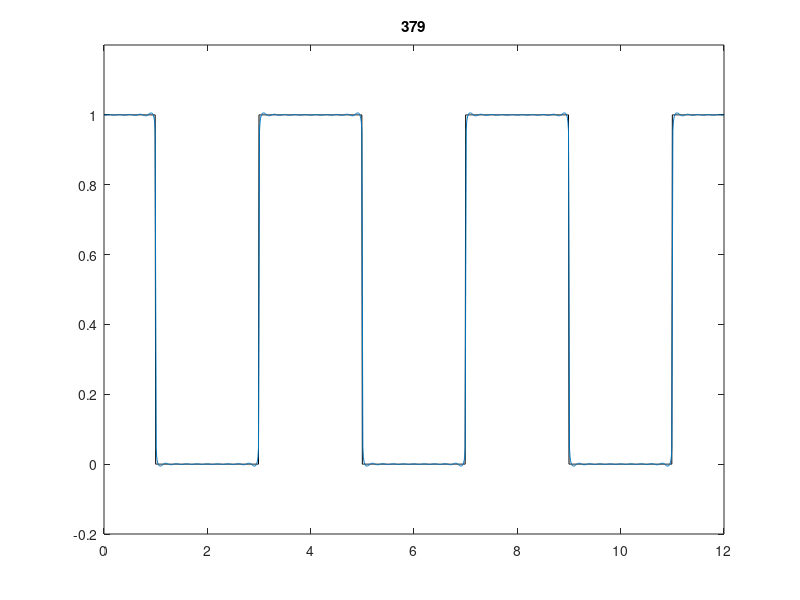

The MATLAB source for this figure:
%Skriptet demosntrerar hur man syntetiserar en periodisk signal med den
%?ndliga Fourier Serier Syntesen med N ak koefficienter. 
close all
clear
clc

N=379; %Antal koefficienter i syntesen 
T0=4; %Periodtiden f?r signalen
t=0:0.01:3*T0; %tidsvektorn

%h?r skapas original signal i detta fall en ren fyrkantsv?g
ph=(length(t)-1)/6;
original=[ones(1,ph/2) zeros(1,ph) ones(1,ph) zeros(1,ph) ones(1,ph) zeros(1,ph) ones(1,ph/2) 1];

%Syntes for-loopen med plott f?r varje tillagd komponent ak
%fyrkantsv?gen har 0 i j?mna k komponenter.
xN=0.5*ones(size(t)); %start p? signalen xN(t) med f?rsta koefficienten a0
for k=1:2:N
    %formeln f?r ak tagen fr?n Exempel C-1 i boken
    %skriven p? formeln enligt exercise C.3 (reell signal)
    ak=sin(pi*k/2)/(pi*k);
    xN=xN+2*ak*cos(2*pi/T0*k*t); %addition av ak
    
    %plottning av den syntetiserad signal ?ver den ursprungliga signalen
    plot(t,original,'k')
    hold on
    plot(t,xN)
    axis([0 12 -0.2 1.2])
    title(num2str(k))
    hold off
    %pausa med 0.25s
    pause(0.25)
end